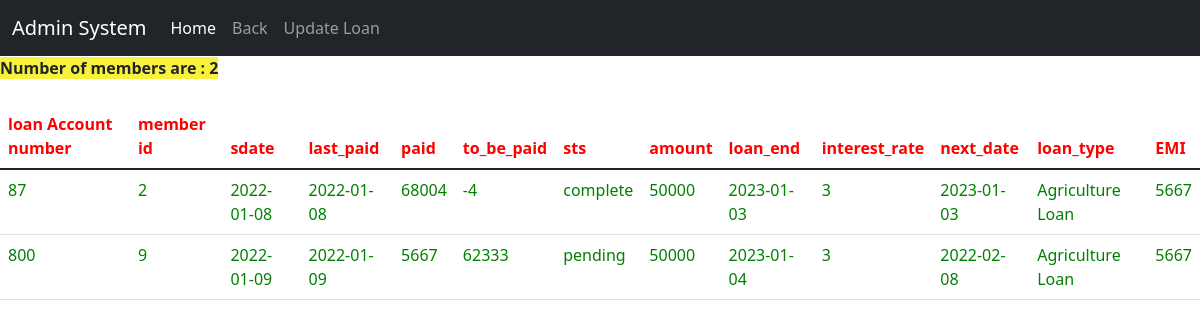
Screenshot of /all_loan.php with the database file from the repository.
### tables this page shows
CREATE TABLE `loans` (
  `ln_id` int(12) NOT NULL,
  `m_id` int(12) NOT NULL,
  `s_date` date NOT NULL,
  `last_paid` date NOT NULL,
  `paid` int(50) NOT NULL,
  `to_be_paid` int(11) NOT NULL,
  `sts` varchar(10) NOT NULL,
  `amount` int(10) NOT NULL,
  `ln_amount` int(8) NOT NULL,
  `loan_end` date NOT NULL,
  `interest_rate` int(25) NOT NULL,
  `next_date` date NOT NULL,
  `loan_type` varchar(34) NOT NULL,
  `emi` int(25) NOT NULL,
  `si` int(11) NOT NULL
);

### all_loan.php (the view, shortened to what this page needs)
<!doctype html>
<html lang="en">
  <head>
    <link href="https://cdn.jsdelivr.net/npm/bootstrap@5.1.3/dist/css/bootstrap.min.css" rel="stylesheet">
  </head>
  <body>
  <nav class="navbar navbar-expand-lg navbar-dark bg-dark">
  <div class="container-fluid">
    <a class="navbar-brand" href="#">Admin System</a>
    <div class="collapse navbar-collapse" id="navbarSupportedContent">
      <ul class="navbar-nav me-auto mb-2 mb-lg-0">
        <li class="nav-item">
          <a class="nav-link active" aria-current="page" href="objgoa1.php">Home</a>
        </li>
        <li class="nav-item">
          <a class="nav-link" href="admin.php">Back</a>
        </li>
        <li class="nav-item">
          <a class="nav-link" href="update_loan.php">Update Loan</a>
        </li>
      </ul>
    </div>
  </div>
</nav>
    <table class="table">
      <thead>
        <tr>
       <th>loan Account number</th>
        <th>member id</th>
        <th>sdate</th>
        <th>last_paid</th>
        <th>paid</th>
        <th>to_be_paid</th>
        <th>sts</th>
        <th>amount</th>
        <th>loan_end</th>
        <th>interest_rate</th>
        <th>next_date</th>
        <th>loan_type</th>
        <th>EMI</th>
      </tr>
      </thead>
<?php
  require_once "config.php";
         $sql = "SELECT * FROM loans";
         $result = mysqli_query($conn, $sql);
         $rows=mysqli_num_rows($result);
         echo "<n><strong>Number of members are : $rows</strong></n> <br>";
         echo "<br>";
         while($row = mysqli_fetch_assoc($result)){
             echo "
             <tr>
                    <td>$row[ln_id]</td>
                    <td>$row[m_id]</td>
                    <td>$row[s_date]</td>
                    <td>$row[last_paid]</td>
                    <td>$row[paid]</td>
                    <td>$row[to_be_paid]</td>
                    <td>$row[sts]</td>
                    <td>$row[amount]</td>
                    <td>$row[loan_end]</td>
                    <td>$row[interest_rate]</td>
                    <td>$row[next_date]</td>
                    <td>$row[loan_type]</td>
                    <td>$row[emi]</td>
                    </tr>";
         }
         echo "</table>";
                    ?>
  </body>
</html>

### all_loan.php (style rules this page uses)
th { color:red; }
td { color:green; }
n { background-color:rgb(248, 242, 62); }

### rows the page displays
loans: ln "87", m_id "2", s_date "2022-01-08", last_paid "2022-01-08", paid "68004", to_be_paid "-4", sts "complete", amount "50000", loan_end "2023-01-03", interest_rate "3", next_date "2023-01-03", loan_type "Agriculture Loan", emi "5667"
loans: ln "800", m_id "9", s_date "2022-01-09", last_paid "2022-01-09", paid "5667", to_be_paid "62333", sts "pending", amount "50000", loan_end "2023-01-04", interest_rate "3", next_date "2022-02-08", loan_type "Agriculture Loan", emi "5667"

### other values shown
$rows "2"
